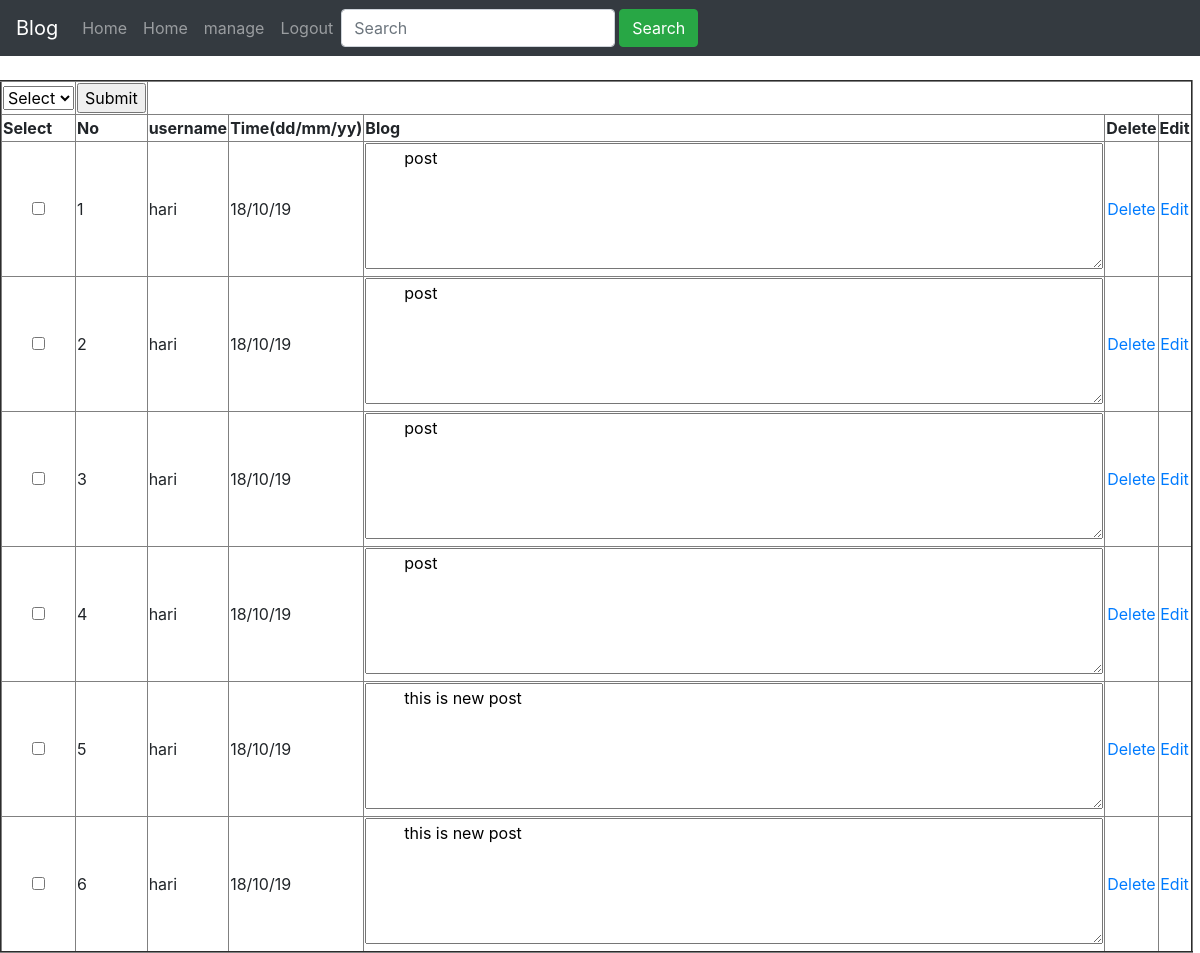
/manage.php, run on the app's committed database.
### tables this page shows
CREATE TABLE `blog` (
  `no` bigint(255) NOT NULL,
  `username` varchar(20) NOT NULL,
  `time` varchar(10) NOT NULL,
  `post` text
);

### secure/validataion.php (called while the page is built, shortened)
<?php
class userQuery{
	private $server='localhost';
	private $user='root';
	private $pass='';
	private $database='hp_db';
	public function connect()
	{
		$conn = new mysqli($this->server, $this->user, $this->pass, $this->database);
		if($conn)
		{
		return $conn;
		}
		else {
			echo "Database Not Connected </br>";
		exit;
		}
	}
}
class BlogOper extends userQuery{
	public function fetchblog($no=0)
	 {
		if($no==0)
		{
				$query="Select * from `blog`;";
		}
		else {
			$query="Select * from `blog` where no=".$no.";";
		}
		$obj=parent::connect();
		$posts=$obj->query($query);
		return $posts;
	}
}
?>

### manage.php (the view, shortened to what this page needs)
<!doctype html>
<html lang="en">
<head>
	<link rel="stylesheet" href="https://stackpath.bootstrapcdn.com/bootstrap/4.3.1/css/bootstrap.min.css">
</head>
<body>
<?php
require_once('secure/validataion.php');
$p_obj=new BlogOper();
	?>
	<nav class="navbar navbar-expand-md bg-dark navbar-dark fixed-top">
<ul class="navbar-nav">
<a class="navbar-brand" href="#">
    Blog
  </a>
<li class="nav-item"><a class="nav-link" href="">Home </a></li>
<li class="nav-item"><a class="nav-link" href="new.php">Home</a></li>
<li class="nav-item"><a class="nav-link" href="manage.php">manage</a></li>
<li class="nav-item"><a class="nav-link"	 href="logout.php">Logout</a></li>
	<form class="form-inline" action="">
    <input class="form-control mr-sm-1" type="text" placeholder="Search">
    <button class="btn btn-success" type="submit">Search</button>
  </form>
</ul>
</nav>
	<?php
$posts=$p_obj->fetchblog();
if($posts->num_rows >0)
		{
				?>
			<form action="#" method="get">
			<table border="2" >
			<tr class="submit"><td><select name="action">
				<option >Select </option>
			</select></td><td>	<input type="submit" name="submit"></td></tr>
			<tr><th> Select</th><th> No </th><th>username </th><th>Time(dd/mm/yy)</th><th>Blog</th><th>Delete </th><th> Edit </th></tr>
				<?php
			while($row=$posts->fetch_assoc())
			{
				?>
				<tr >
				<td align="center">	<input type="checkbox" name="no[]" value="<?php echo $row['no']; ?>" >		</td>
				<td>	<?php echo $row['no']; ?> 		</td>
				<td>	<?php echo $row['username']; ?>	</td>
				<td>	<?php echo $row['time']; ?>		</td>
				<td><textarea cols="70" rows="5" wrap  readonly>	<?php echo $row['post']; ?>	</textarea></td>
				<td align="center">	<a href="manage.php?action=del&submit=Submit+Query&no[]=<?php echo $row['no']; ?>">Delete </a>		</td>
				<td align="center">	<a href="edit.php?no=<?php echo $row['no']; ?>">Edit </a>		</td>
				</tr>
				<?php
			}
				?>
				</table>
				</form>
				<?php
		}
?>
</body>
</html>

### manage.php (style rules this page uses)
table { margin-top:80px; }

### data on the page
blog: no "1", username "hari", time "18/10/19", post "post"
blog: no "2", username "hari", time "18/10/19", post "post"
blog: no "3", username "hari", time "18/10/19", post "post"
blog: no "4", username "hari", time "18/10/19", post "post"
blog: no "5", username "hari", time "18/10/19", post "this is new post"
blog: no "6", username "hari", time "18/10/19", post "this is new post"
